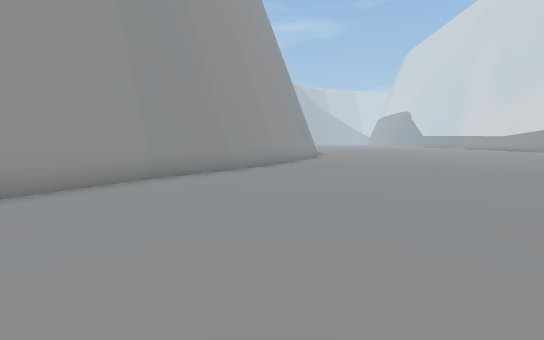
[1] (above)

21 first-person views from a walk through a Unity game level. The camera is 1.5 m above the floor, tilts 6° down and sees 90° across. The floor is counted in squares, 1.91 m on a side. Each view is taken from the middle of a square. On the plan, view 1 faces up. The plan holds only what a view shows up to about 10 squares ahead; the rest is blank. The place goes on beyond the plan. The player is left out.

[2]
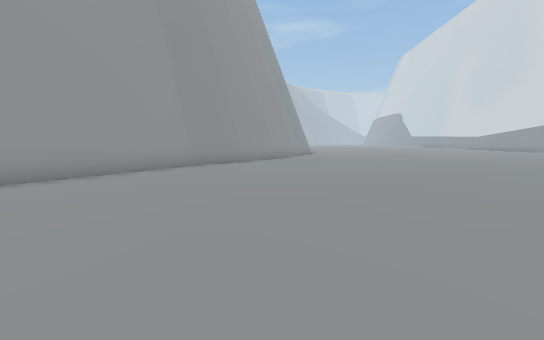

[3]
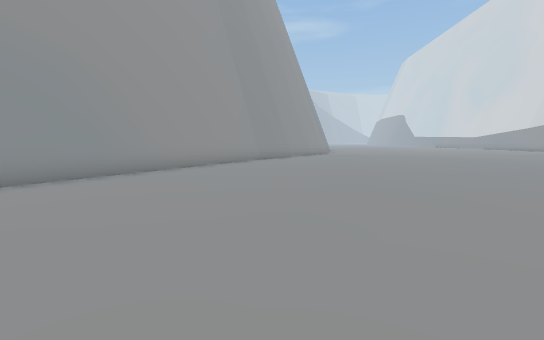

[4]
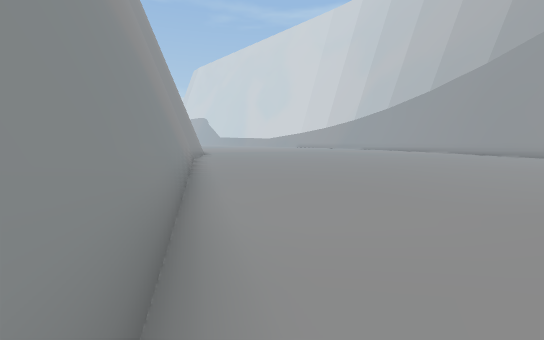

[5]
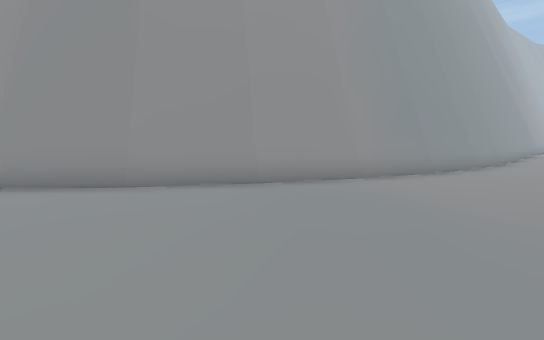

[6]
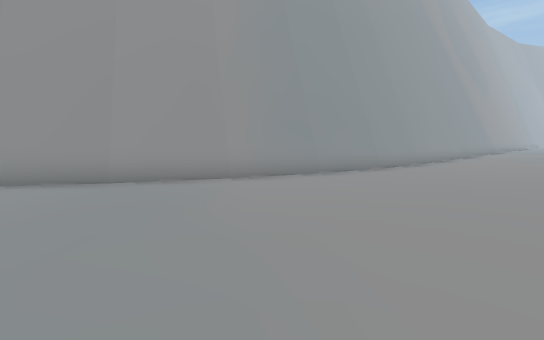

[7]
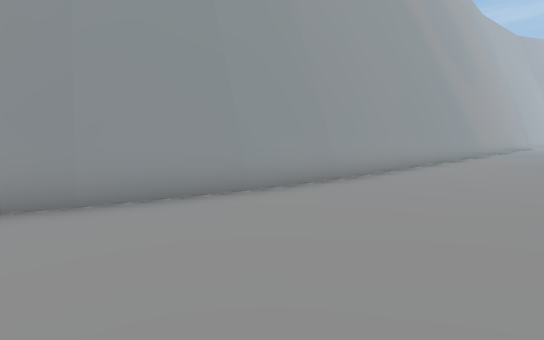

[8]
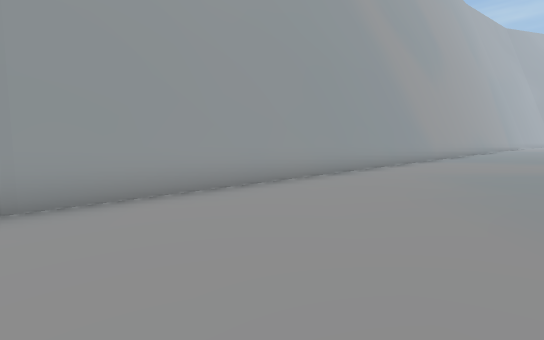

[9]
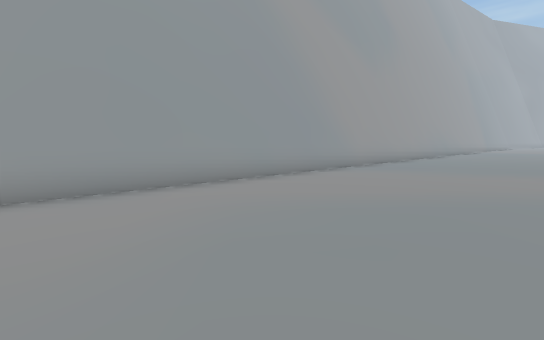

[10]
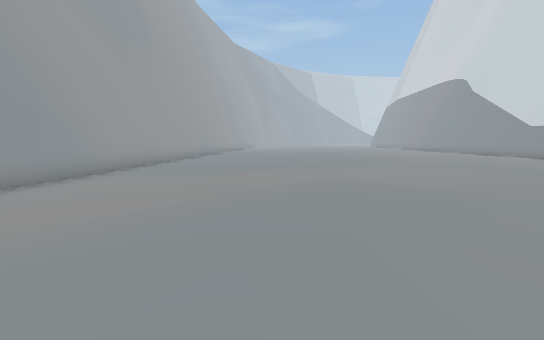

[11]
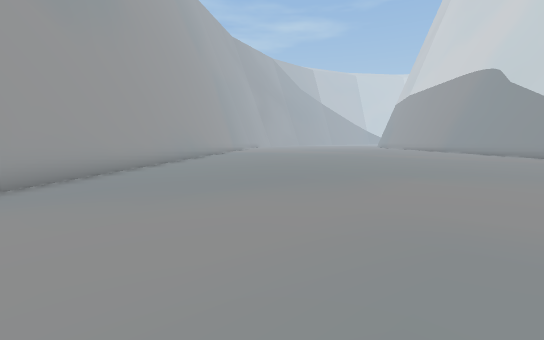

[12]
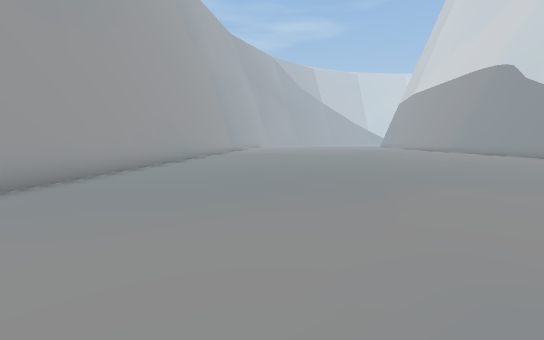

[13]
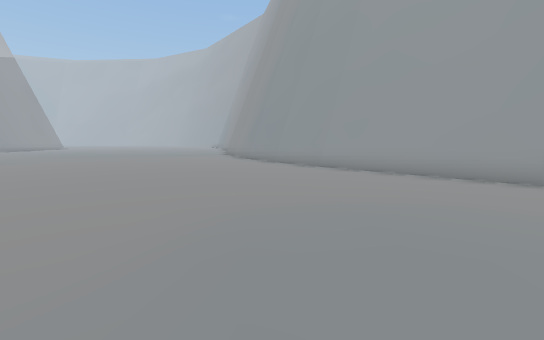

[14]
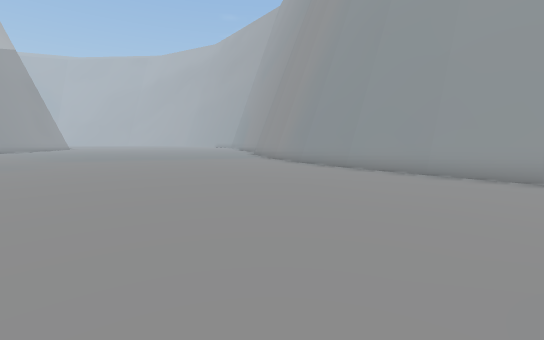

[15]
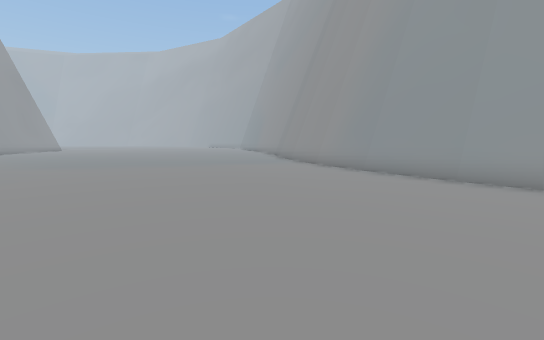

[16]
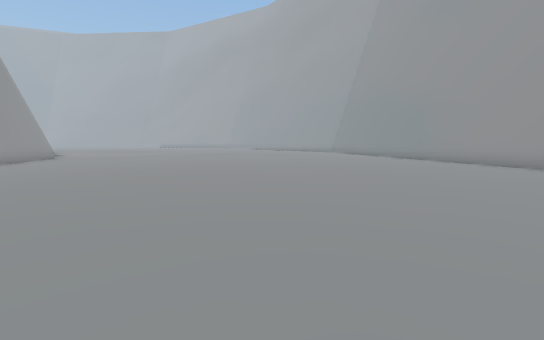

[17]
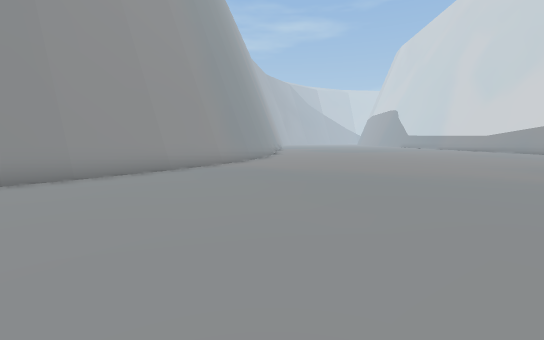

[18]
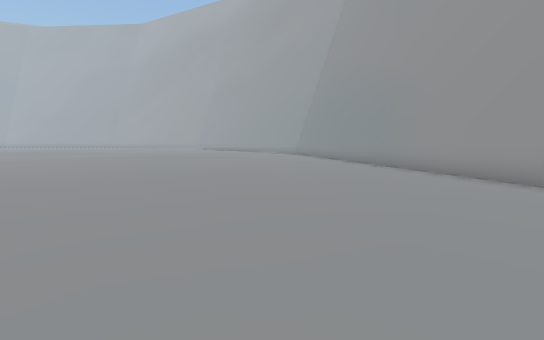

[19]
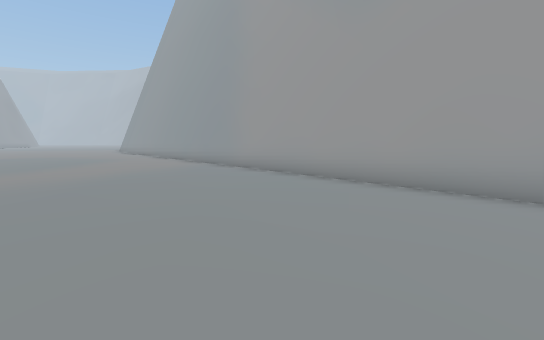

[20]
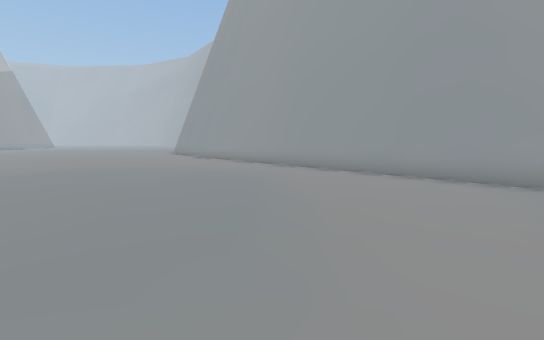

[21]
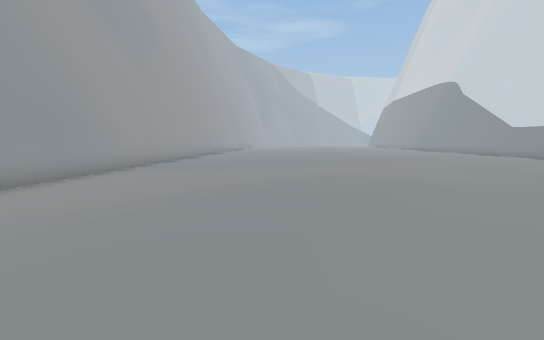

### Floor plan
Points are (right, up) in squares from view 1. A wall is a line through its corners. A room is listed if a view was taken in it or the views show most of it. See-through windows are left out.
Room 1 (views 1, 2, 3, 4, 5, 6, 7, 8, 9, 10, 11, 12, 13, 14, 15, 16, 17, 18, 19, 20, 21)
walls: (2.5, 15.9) (1.9, 13.6); (2, 13.7) (1.2, 11.5) (0.1, 9.4); (2.7, 18.2) (2.4, 15.8); (1.8, 13.7) (1.6, 13.2); (0.2, 9.6) (-1.2, 7.5); (-1.2, 7.7) (-2.2, 6.5); (-2.4, 6.3) (-2.7, 5.9); (-2.5, 5.9) (-9, -5.3); (-4, 3.3) (-5.1, 1.7); (4, 38.1) (2.7, 15.7)
low walls: (-1, 7.6) (-2.6, 5.7)

Where each view was taken, in squares from view 1:
view 1: 0 up, 0 right, facing up
view 2: 3 down, 0 right, facing up
view 3: 6 down, 2 left, facing up
view 4: 6 down, 9 left, facing up-right
view 5: 6 up, 4 right, facing up-left
view 6: 8 up, 6 right, facing up-left
view 7: 13 up, 6 right, facing up-left
view 8: 18 up, 7 right, facing up-left
view 9: 23 up, 8 right, facing up-left
view 10: 24 up, 8 right, facing up
view 11: 27 up, 8 right, facing up
view 12: 28 up, 8 right, facing up
view 13: 23 up, 10 right, facing down-left
view 14: 20 up, 10 right, facing down-left
view 15: 17 up, 9 right, facing down-left
view 16: 4 up, 7 right, facing down-left
view 17: 2 up, 3 right, facing up
view 18: 4 up, 3 right, facing down-left
view 19: 38 up, 9 right, facing down-left
view 20: 30 up, 10 right, facing down-left
view 21: 23 up, 8 right, facing up
